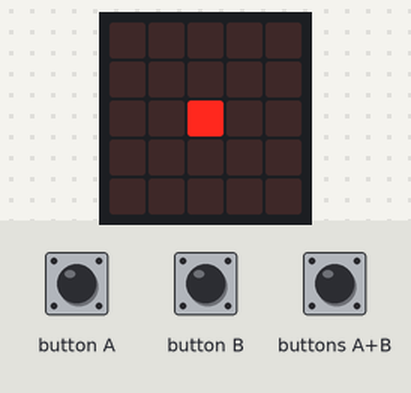
This program was run on a simulated BBC micro:bit (MakeCode). Parts: the board's 5×5 LED display. The inputs (shaded band) are chosen by the test bench.

Above: at 1.2 s.
1.3 s: button A pressed for 0.15 s
At 2.6 s:
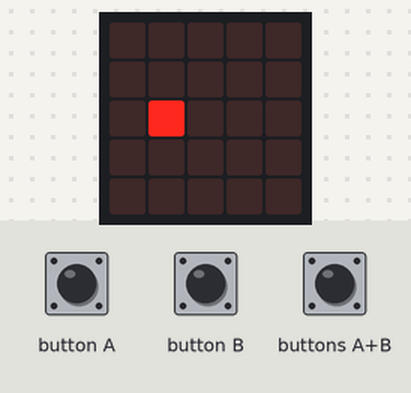
2.9 s: buttons A+B pressed for 0.15 s
At 4.0 s:
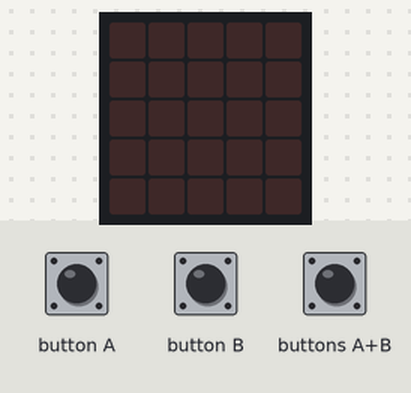
4.5 s: button A pressed for 0.15 s
At 5.2 s:
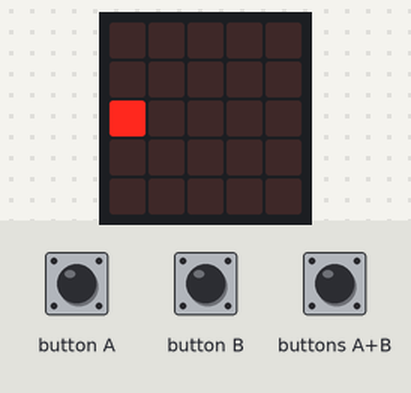
6.1 s: button A pressed for 0.15 s
At 7.4 s:
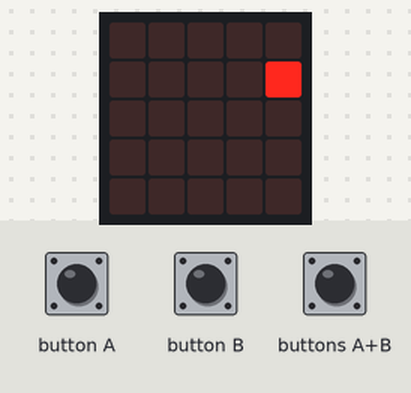
7.7 s: button A pressed for 0.15 s
At 8.9 s:
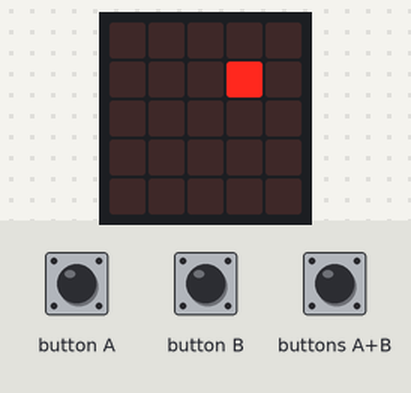
9.3 s: button A pressed for 0.15 s
At 10.1 s:
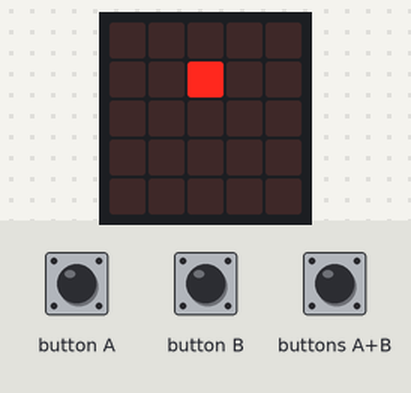
Timing chart, 0 to 11.9 s (numbered marks = the images above; inputs shaded):
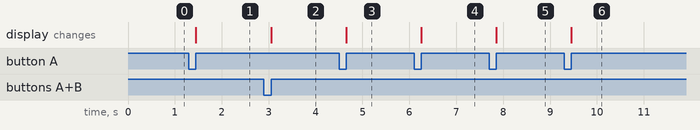

Measured:
- after the input at 1.3 s, the display: changes after 0.15 s (image 1)
- after the input at 2.9 s, the display: changes after 0.15 s (image 2)
- after the input at 4.5 s, the display: changes after 0.15 s (image 3)
- after the input at 6.1 s, the display: changes after 0.15 s (image 4)
- after the input at 7.7 s, the display: changes after 0.15 s (image 5)
- after the input at 9.3 s, the display: changes after 0.15 s (image 6)

The program:

main.ts
```typescript
input.onButtonPressed(Button.A, function () {
    led.unplot(X, Y)
    if (X - 1 < 0) {
        X = 4
        if (Y - 1 < 0) {
            Y = 4
        } else {
            Y += -1
        }
    } else {
        X += -1
    }
    led.plot(X, Y)
})
input.onButtonPressed(Button.AB, function () {
    basic.clearScreen()
})
input.onButtonPressed(Button.B, function () {
    led.unplot(X, Y)
    if (X + 1 > 4) {
        X = 0
        if (Y + 1 > 4) {
            Y = 0
        } else {
            Y += 1
        }
    } else {
        X += 1
    }
    led.plot(X, Y)
})
let Y = 0
let X = 0
X = 2
Y = 2
led.plot(X, Y)
```

test.ts
```typescript
// 在這裡測試；當此封包作為擴充功能時，將不會編譯此內容。
```
